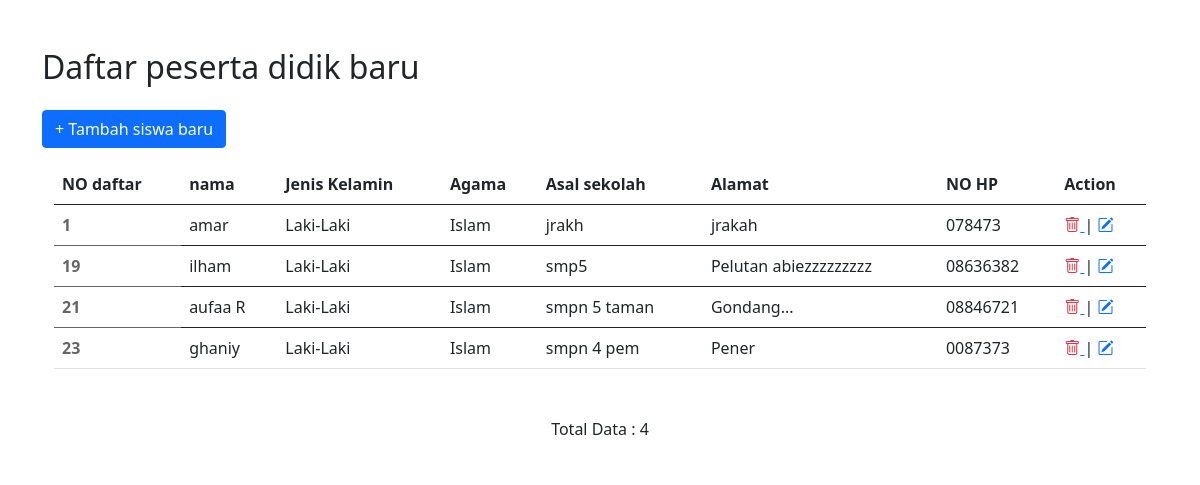
Screenshot of /listSiswa.php with the database file from the repository.
### tables this page shows
CREATE TABLE `siswa` (
  `no_daftar` int(11) NOT NULL,
  `nama` varchar(64) NOT NULL,
  `jk` varchar(16) NOT NULL,
  `agama` varchar(16) NOT NULL,
  `sekolah_asal` varchar(64) NOT NULL,
  `alamat` varchar(255) NOT NULL,
  `no_hp` char(15) NOT NULL
);

### listSiswa.php (the view, shortened to what this page needs)
<?php
require 'koneksi.php';
?>
<!DOCTYPE html>
<html lang="en">
<head>
    <link href="https://cdn.jsdelivr.net/npm/bootstrap@5.0.2/dist/css/bootstrap.min.css" rel="stylesheet">
    <link rel="stylesheet" href="https://cdn.jsdelivr.net/npm/bootstrap-icons@1.11.3/font/bootstrap-icons.min.css">
</head>
<body>
    <section class="intro mt-5">
        <div class="container">
            <h2>Daftar peserta didik baru</h2>
            <a href="daftar.php" class="btn btn-primary my-3">+ Tambah siswa baru</a>
            <div class="gradient-custom-1 h-100">
                <div class="mask d-flex align-items-center h-100">
                    <div class="container">
                        <div class="row justify-content-center">
                            <div class="col-12">
                                <div class="table-responsive bg-white">
                                    <table class="table mb-5">
                                        <thead>
                                            <tr>
                                                <th scope="col">NO daftar</th>
                                                <th scope="col">nama</th>
                                                <th scope="col">Jenis Kelamin</th>
                                                <th scope="col">Agama</th>
                                                <th scope="col">Asal sekolah</th>
                                                <th scope="col">Alamat</th>
                                                <th scope="col">NO HP</th>
                                                <th scope="col">Action</th>
                                            </tr>
                                        </thead>
                                        <?php
                                        $query = "SELECT * FROM siswa";
                                        $hasil = $koneksi->query($query);
                                        while ($data = mysqli_fetch_array($hasil)) {
                                        ?>
                                            <tbody>
                                                <tr>
                                                    <th scope="row" style="color: #666666;"><?php echo $data['no_daftar']; ?></th>
                                                    <td><?php echo $data['nama']; ?></td>
                                                    <td><?php echo $data['jk']; ?></td>
                                                    <td><?php echo $data['agama']; ?></td>
                                                    <td><?php echo $data['sekolah_asal']; ?></td>
                                                    <td><?php echo $data['alamat']; ?></td>
                                                    <td><?php echo $data['no_hp']; ?></td>
                                                    <td><a href="#" onclick="confirmDelete('hapus.php?id=<?php echo $data['no_daftar']; ?>')">
                                                            <i class="bi bi-trash text-danger hover:text-primary"></i>
                                                        </a>
                                                        | <a href="edit.php?id=<?php echo $data['no_daftar']; ?>"><i class="bi bi-pencil-square"></i></a></td>
                                                <?php } ?>
                                                </tr>
                                            </tbody>
                                    </table>
                                    <p class="text-center font-bold">Total Data : <?php echo mysqli_num_rows($hasil); ?></p>
                                </div>
                            </div>
                        </div>
                    </div>
                </div>
            </div>
        </div>
    </section>
</body>
</html>

### rows the page displays
siswa: no_daftar "1", nama "amar", jk "Laki-Laki", agama "Islam", sekolah_asal "jrakh", alamat "jrakah", no_hp "078473"
siswa: no_daftar "19", nama "ilham", jk "Laki-Laki", agama "Islam", sekolah_asal "smp5", alamat "Pelutan abiezzzzzzzzz", no_hp "08636382"
siswa: no_daftar "21", nama "aufaa R", jk "Laki-Laki", agama "Islam", sekolah_asal "smpn 5 taman", alamat "Gondang...", no_hp "08846721"
siswa: no_daftar "23", nama "ghaniy", jk "Laki-Laki", agama "Islam", sekolah_asal "smpn 4 pem", alamat "Pener", no_hp "0087373"

### other values shown
mysqli_num_rows($hasil) "4"
